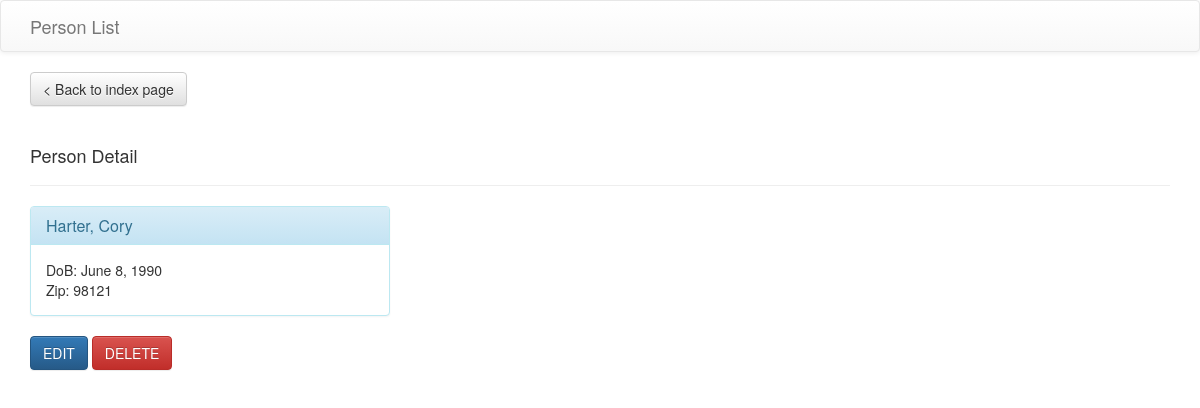
The page /person_list/1/ on the database its author committed.
### person_list/models.py (models this page shows, shortened)
class Person(models.Model):
	first_name = models.CharField(max_length=40)
	last_name = models.CharField(max_length=40)
	date_of_birth = models.DateField()
	zip_code = models.CharField(max_length=10)

### person_list/views.py (the view)
# urls.py: url(r'^(?P<person_id>[0-9]+)/$', views.detail, name='detail'),
def detail(request, person_id):
	try:
		person = Person.objects.get(pk=person_id)
	except Person.DoesNotExist:
		return redirect_to_index()
	else:
		return render(request, 'person_list/detail.html', {'person': person})

### person_list/templates/person_list/detail.html
{% extends "person_list/base_layout.html" %}
{% block body %}
<a class="btn btn-default" role="button" href="{% url 'person_list:index' %}">&lt; Back to index page</a><br/>
<div class="page-header">
	<h4>Person Detail</h4>
</div>
<div class="row">
	<div class="col-sm-4">
		<div class="panel panel-info">
			<div class="panel-heading">
				<h3 class="panel-title">{{ person.last_name }}, {{ person.first_name }}</h3>
			</div>
			<div class="panel-body">
				<span>DoB: {{ person.date_of_birth }}</span><br/>
				<span>Zip: {{ person.zip_code }}</span>
			</div>
		</div>
	</div>
</div>
<p>
	<a class="btn btn-primary btn-large" role="button" href="{% url 'person_list:edit' person.id %}">EDIT</a>
	<a class="btn btn-danger btn-large" role="button" href="{% url 'person_list:delete' person.id %}">DELETE</a>
</p>
{% endblock body %}

### rows shown on the page
Person: last_name "Harter", first_name "Cory", date_of_birth "June 8, 1990", zip_code "98121"
